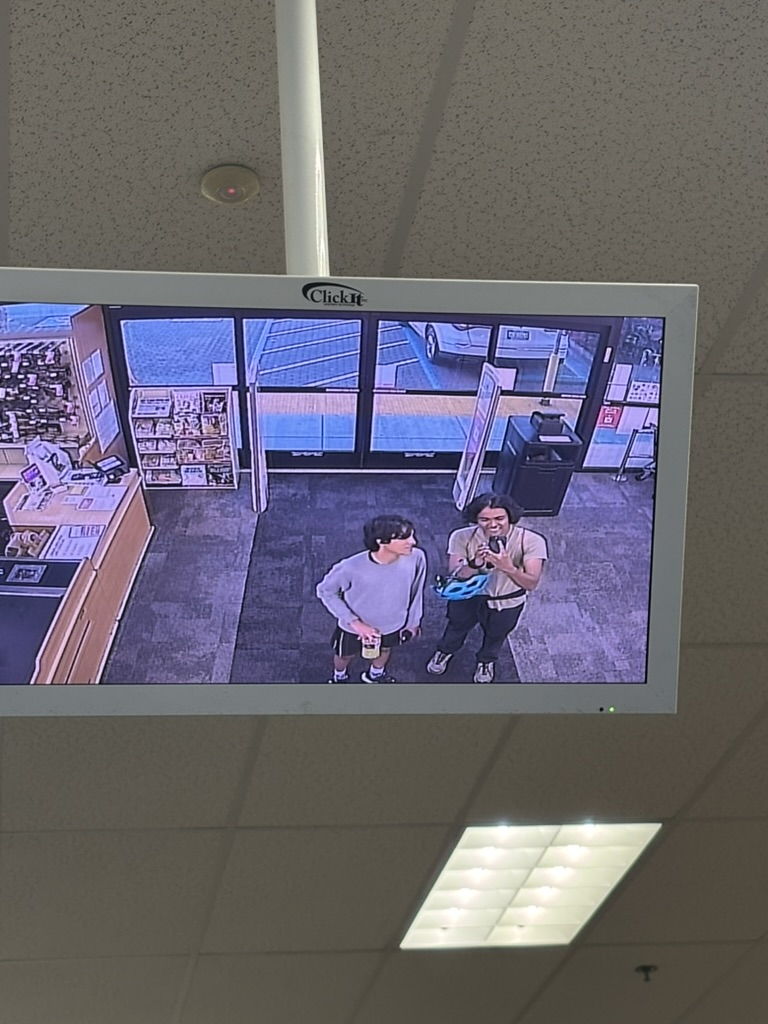
#> input picture peak-bikeride/peak-bikeride/06C68D9A-8096-445A-A5D7-A69E4075E865_1_105_c.jpeg, 768 x 1024 px
$ python generate-media-manifest.py
#> lines starting #> are read from the running program, lines starting #| are printed output that depends on the picture
import json
import subprocess
from pathlib import Path

from PIL import Image

ROOT = Path(__file__).resolve().parents[1]
MEDIA_DIR = ROOT / 'peak-bikeride' / 'peak-bikeride'
excluded = {'5760BC20-79C9-4422-9C67-7BC8D62BB921_1_105_c.jpeg'}
files = sorted((p for p in MEDIA_DIR.iterdir() if p.name not in excluded and p.suffix.lower() in {'.jpg', '.jpeg', '.mp4'}), key=lambda p: p.name.lower())

def capture_time(path):
    if path.suffix.lower() in {'.jpg', '.jpeg'}:
        try:
            exif = Image.open(path).getexif()
            value = exif.get(36867) or exif.get(306)
#> value = '2026:04:15 19:42:38'
            if value:
                return value.replace(':', '', 2)
        except Exception:
            pass
    return ''

images = sorted((p for p in files if p.suffix.lower() != '.mp4'), key=lambda p: (capture_time(p) or '99999999999999', p.name.lower()))
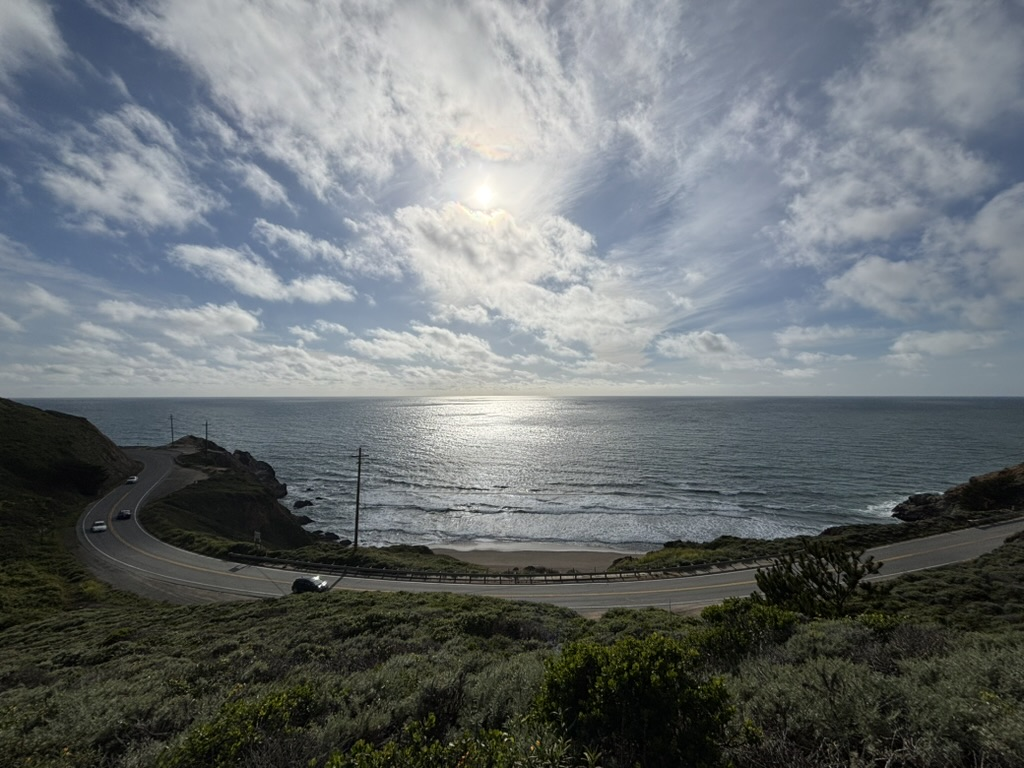
#> input picture peak-bikeride/peak-bikeride/09DC41AD-ED05-4A19-B199-7F13C20F7F26_1_105_c.jpeg, 1024 x 768 px
#> in capture_time (call 2), `value = exif.get(36867) or exif.get(306)`: value = '2026:04:15 17:29:05'
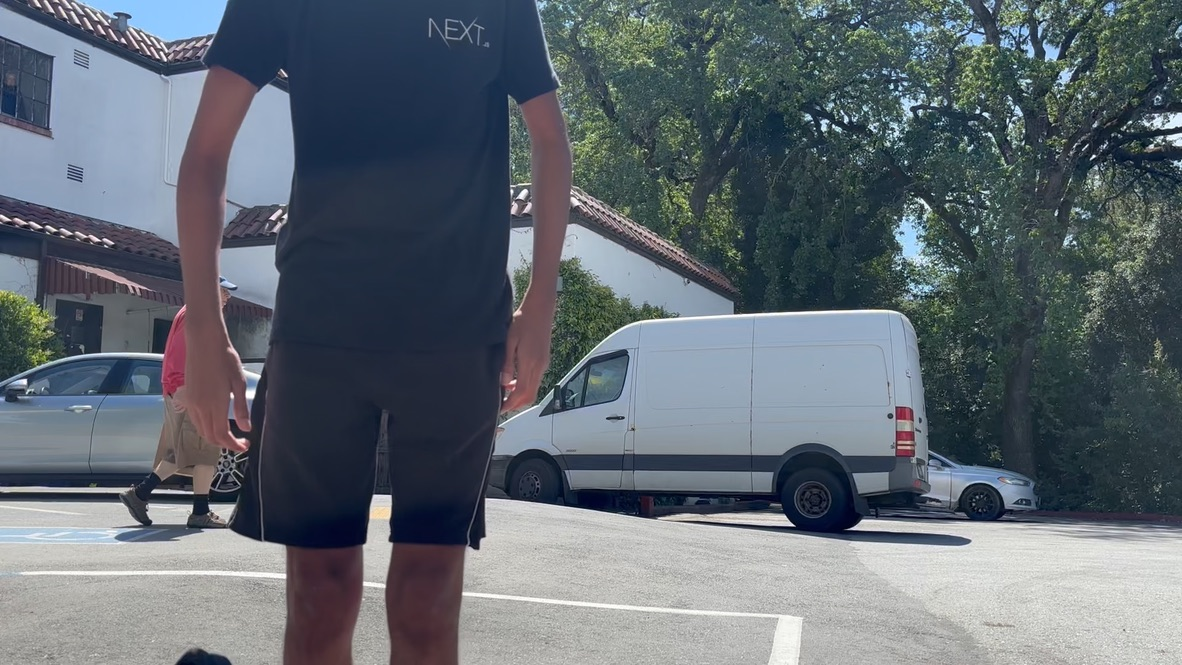
#> input picture peak-bikeride/peak-bikeride/10A69CC8-131F-4490-8D1A-7137097603F2_1_105_c.jpeg, 1182 x 665 px
videos = sorted((p for p in files if p.suffix.lower() == '.mp4'), key=lambda p: p.name.lower())
sequence = []
video_index = 0
for image_index, path in enumerate(images):
    sequence.append(path)
    target = round((image_index + 1) * len(videos) / (len(images) + 1))
    while video_index < target:
        sequence.append(videos[video_index])
        video_index += 1
sequence.extend(videos[video_index:])

manifest = [{
    'id': f'media-{index + 1:03d}',
    'filename': path.name,
    'src': f'peak-bikeride/peak-bikeride/{path.name}',
    'type': 'video' if path.suffix.lower() == '.mp4' else 'image',
    'audio': False if path.suffix.lower() == '.mp4' else None,
    'at': 0 if len(sequence) == 1 else index / (len(sequence) - 1),
    'order': index,
    'span': 2 if index % 9 == 0 else 1,
} for index, path in enumerate(sequence)]
(ROOT / 'media-manifest.json').write_text(json.dumps(manifest, indent=2) + '\n')
print(f'generated {len(manifest)} media entries')
